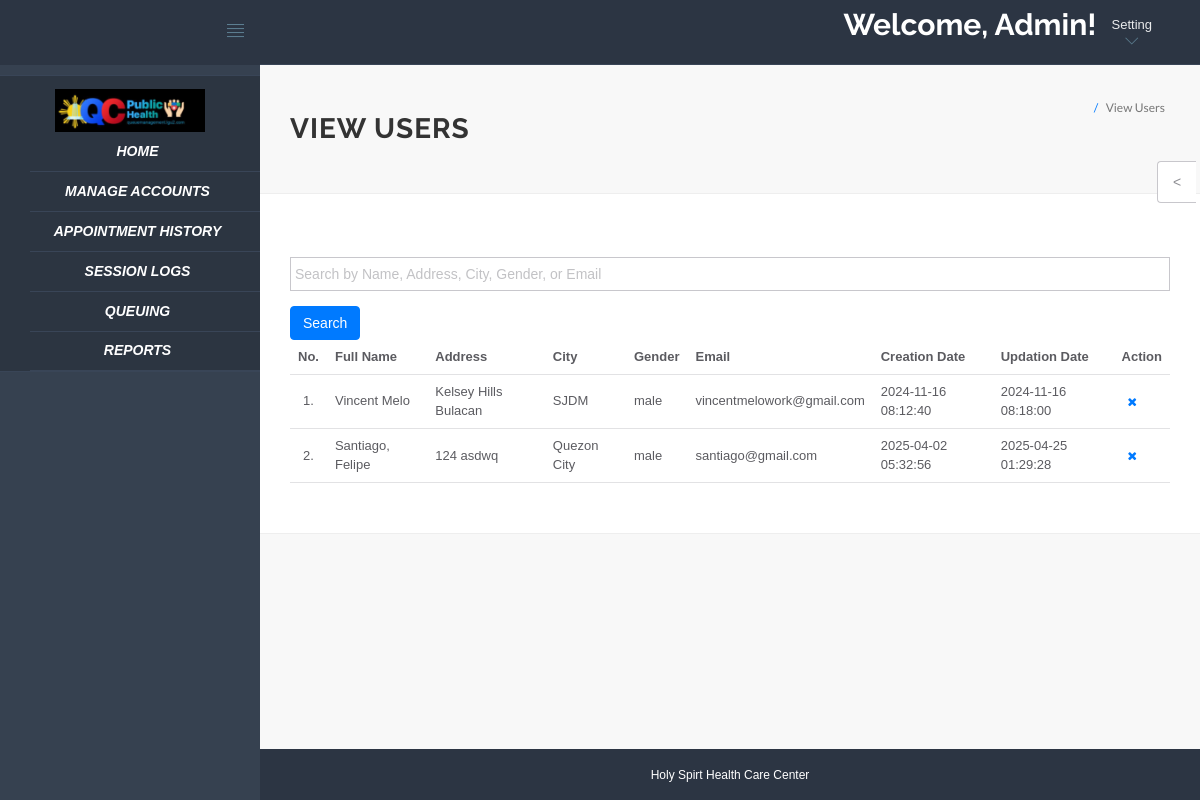
/hms/admin/manage-users.php (signed in), run on the app's committed database.
### tables this page shows
CREATE TABLE `users` (
  `id` int(11) NOT NULL,
  `fullName` varchar(255) DEFAULT NULL,
  `address` longtext DEFAULT NULL,
  `city` varchar(255) DEFAULT NULL,
  `gender` varchar(255) DEFAULT NULL,
  `email` varchar(255) DEFAULT NULL,
  `password` varchar(255) DEFAULT NULL,
  `regDate` timestamp NULL DEFAULT current_timestamp(),
  `updationDate` timestamp NULL DEFAULT NULL ON UPDATE current_timestamp()
);

### hms/admin/manage-users.php (the view, shortened to what this page needs)
<?php
include('include/config.php');
if (strlen($_SESSION['id']) == 0) {
    header('location:logout.php');
} else {
    $search = '';
?>
<!DOCTYPE html>
<html lang="en">
<head>
    <link rel="stylesheet" href="vendor/bootstrap/css/bootstrap.min.css">
    <link rel="stylesheet" href="vendor/fontawesome/css/font-awesome.min.css">
    <link rel="stylesheet" href="vendor/themify-icons/themify-icons.min.css">
    <link href="vendor/animate.css/animate.min.css" rel="stylesheet" media="screen">
    <link href="vendor/perfect-scrollbar/perfect-scrollbar.min.css" rel="stylesheet" media="screen">
    <link href="vendor/switchery/switchery.min.css" rel="stylesheet" media="screen">
    <link href="vendor/bootstrap-touchspin/jquery.bootstrap-touchspin.min.css" rel="stylesheet" media="screen">
    <link href="vendor/select2/select2.min.css" rel="stylesheet" media="screen">
    <link href="vendor/bootstrap-datepicker/bootstrap-datepicker3.standalone.min.css" rel="stylesheet" media="screen">
    <link href="vendor/bootstrap-timepicker/bootstrap-timepicker.min.css" rel="stylesheet" media="screen">
    <link rel="stylesheet" href="assets/css/styles.css">
    <link rel="stylesheet" href="assets/css/plugins.css">
    <link rel="stylesheet" href="assets/css/themes/theme-1.css" id="skin_color" />
</head>
<body>
    <div id="app">
        <?php include('include/sidebar.php');?>
        <div class="app-content">
            <?php include('include/header.php');?>
            <div class="main-content">
                <div class="wrap-content container" id="container">
                    <section id="page-title">
                        <div class="row">
                            <div class="col-sm-8">
                                <h1 class="mainTitle"><strong>VIEW Users</strong></h1>
                            </div>
                            <ol class="breadcrumb">
                                <li class="active">View<span> Users</span></li>
                            </ol>
                        </div>
                    </section>
                    <div class="container-fluid container-fullw bg-white">
                        <div class="row">
                            <div class="col-md-12">
                                <h5 class="over-title margin-bottom-15">&nbsp;</h5>
                                <form method="GET" action="" class="mb-3">
                                    <div class="form-group">
                                        <input type="text" id="searchInput" name="search" class="form-control" placeholder="Search by Name, Address, City, Gender, or Email" value="<?php echo htmlentities($search); ?>" />
                                    </div>
                                    <button type="submit" class="btn btn-primary">Search</button>
                                </form>
                                <table class="table table-hover" id="sample-table-1">
                                    <thead>
                                        <tr>
                                            <th class="center">No.</th>
                                            <th>Full Name</th>
                                            <th class="hidden-xs">Address</th>
                                            <th>City</th>
                                            <th>Gender</th>
                                            <th>Email</th>
                                            <th>Creation Date</th>
                                            <th>Updation Date</th>
                                            <th>Action</th>
                                        </tr>
                                    </thead>
                                    <tbody>
<?php
$sql = "SELECT * FROM users";
$result = mysqli_query($con, $sql);
$cnt = 1;
while ($row = mysqli_fetch_array($result)) {
?>
                                        <tr>
                                            <td class="center"><?php echo $cnt;?>.</td>
                                            <td class="hidden-xs"><?php echo $row['fullName'];?></td>
                                            <td><?php echo $row['address'];?></td>
                                            <td><?php echo $row['city'];?></td>
                                            <td><?php echo $row['gender'];?></td>
                                            <td><?php echo $row['email'];?></td>
                                            <td><?php echo $row['regDate'];?></td>
                                            <td><?php echo $row['updationDate'];?></td>
                                            <td>
                                                <div class="visible-md visible-lg hidden-sm hidden-xs">
                                                    <a href="manage-users.php?id=<?php echo $row['id']?>&del=delete" onClick="return confirm('Are you sure you want to delete?')" class="btn btn-transparent btn-xs tooltips" tooltip-placement="top" tooltip="Remove"><i class="fa fa-times fa fa-white"></i></a>
                                                </div>
                                            </td>
                                        </tr>
<?php
    $cnt++;
}
?>
                                    </tbody>
                                </table>
                            </div>
                        </div>
                    </div>
                </div>
            </div>
        </div>
        <?php include('include/footer.php');?>
        <?php include('include/setting.php');?>
</body>
</html>
<?php } ?>

### hms/admin/assets/css/themes/theme-1.css (style rules this page uses)
body { background: #FAFAFA; }

### hms/admin/assets/css/themes/theme-5.css (style rules this page uses)
body { background: #F8F8F8; }

### data on the page
users: fullName "Vincent Melo", address "Kelsey Hills Bulacan", city "SJDM", gender "male", email "vincentmelowork@gmail.com", regDate "2024-11-16 08:12:40", updationDate "2024-11-16 08:18:00"
users: fullName "Santiago, Felipe", address "124 asdwq", city "Quezon City", gender "male", email "santiago@gmail.com", regDate "2025-04-02 05:32:56", updationDate "2025-04-25 01:29:28"
